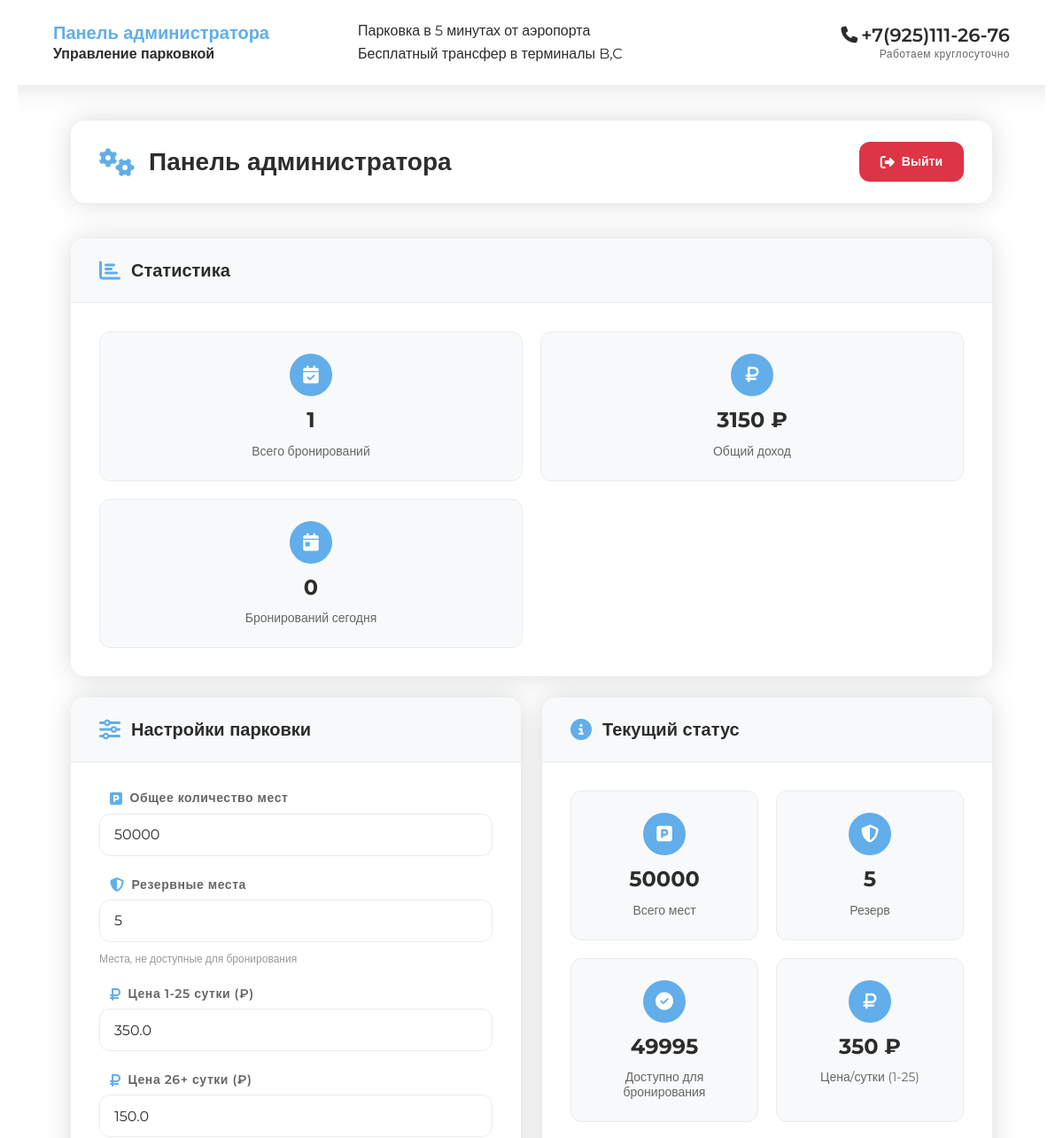
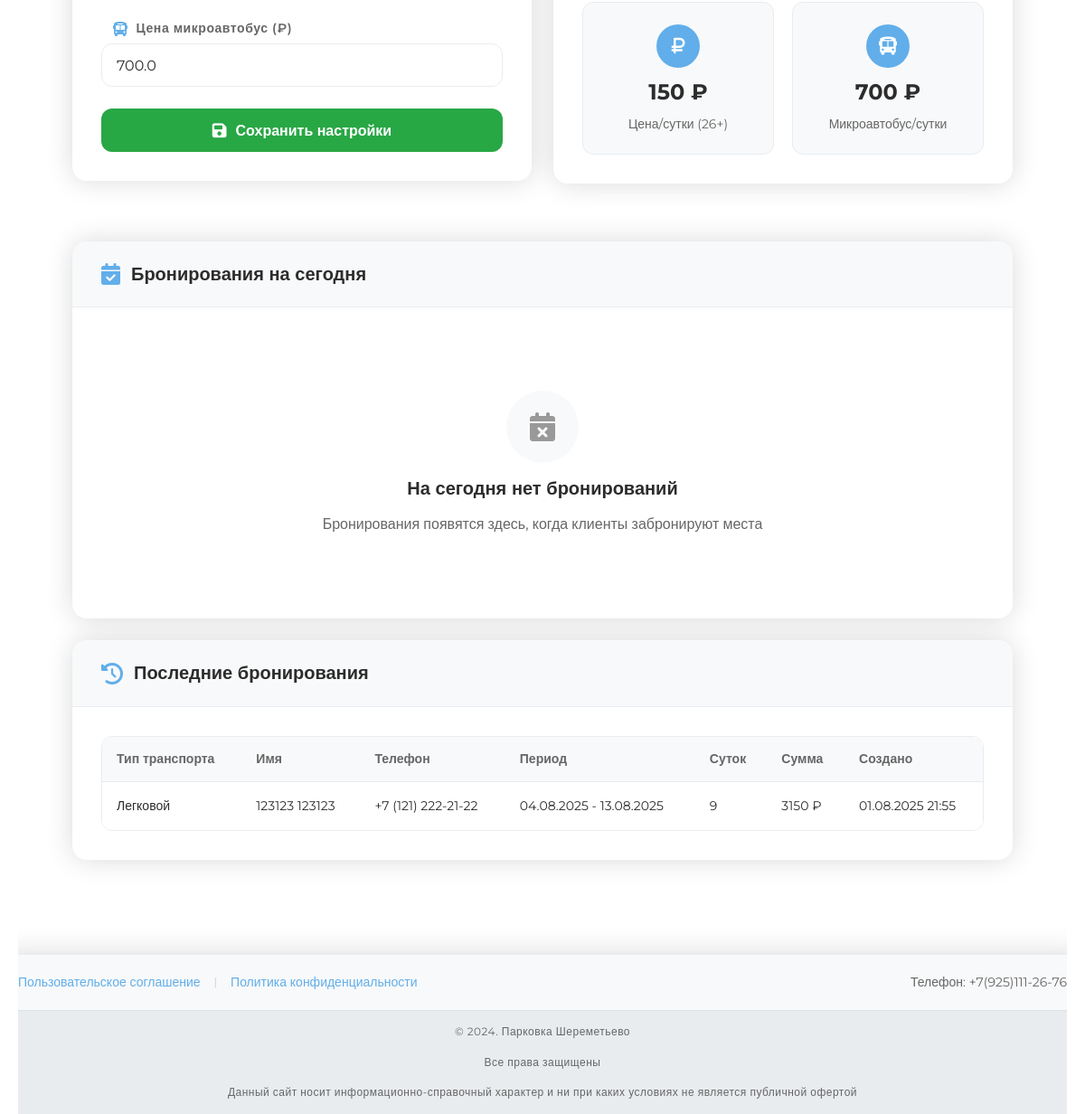
Before: /admin (signed in) with the older database file (2 pictures, top to bottom).
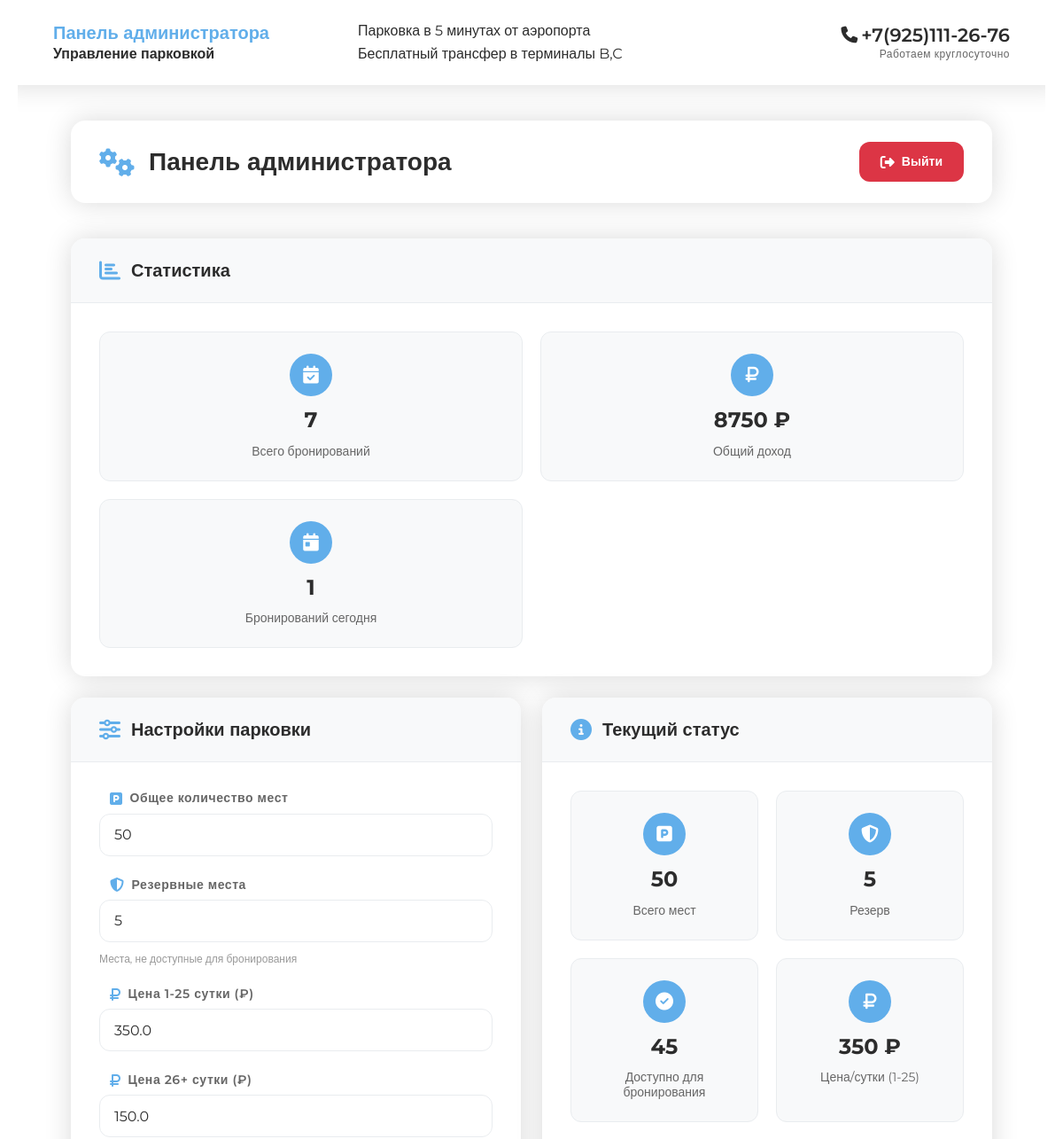
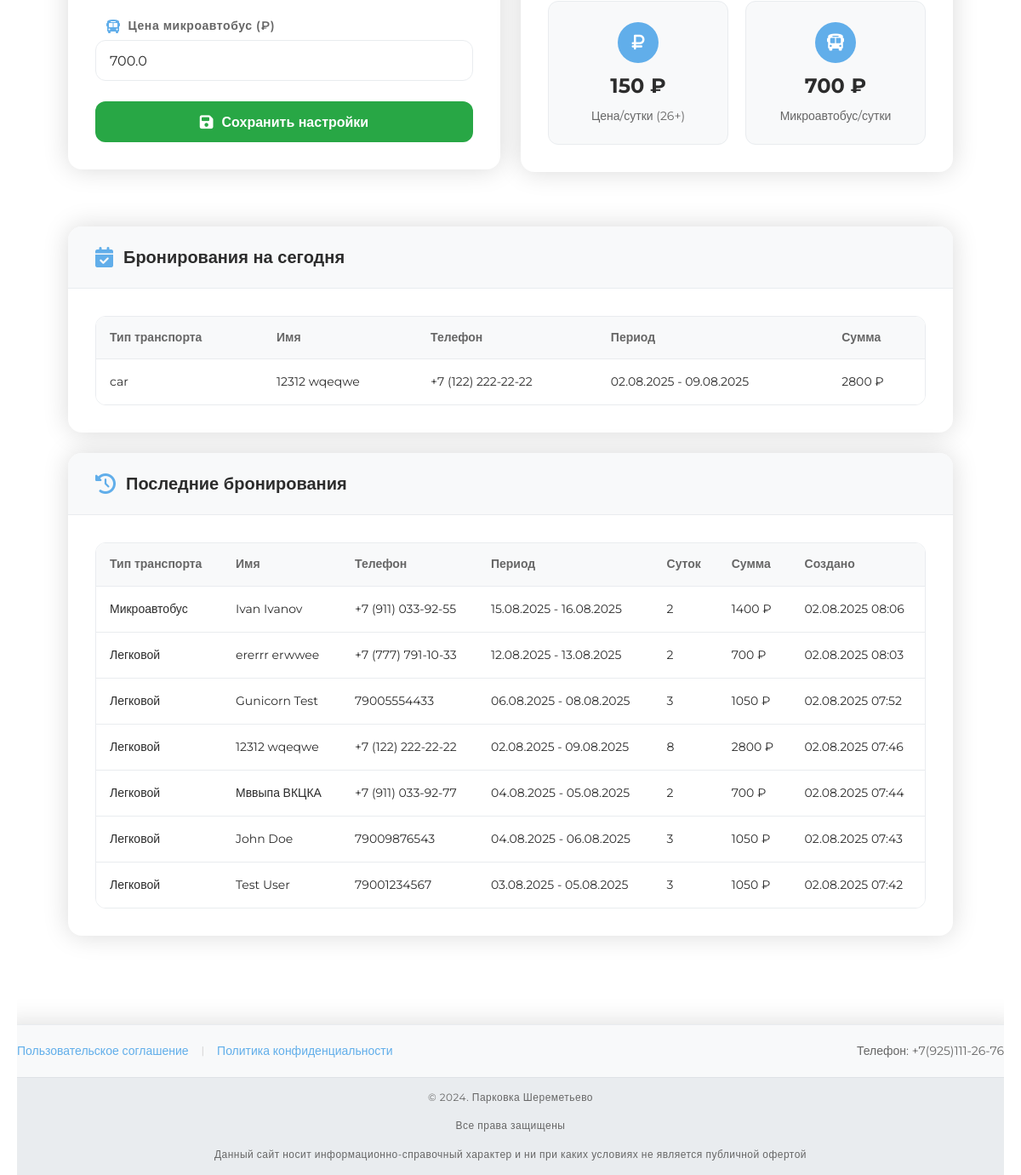
After: the same page with the newer database file (2 pictures, top to bottom).
### models.py (models this page shows, shortened)
class ParkingSettings(db.Model):
    id = db.Column(db.Integer, primary_key=True)
    total_spots = db.Column(db.Integer, nullable=False, default=50)
    reserve_spots = db.Column(db.Integer, nullable=False, default=5)
    daily_price_1_25 = db.Column(db.Float, nullable=False, default=350.0)  # 1-25 сутки
    daily_price_26_plus = db.Column(db.Float, nullable=False, default=150.0)  # 26+ сутки
    minibus_price = db.Column(db.Float, nullable=False, default=700.0)  # Микроавтобус
    created_at = db.Column(db.DateTime, default=datetime.utcnow)
    updated_at = db.Column(db.DateTime, default=datetime.utcnow, onupdate=datetime.utcnow)

class Booking(db.Model):
    id = db.Column(db.Integer, primary_key=True)
    first_name = db.Column(db.String(100), nullable=False)
    last_name = db.Column(db.String(100), nullable=False)
    phone = db.Column(db.String(20), nullable=False)
    vehicle_type = db.Column(db.String(20), nullable=False, default='car')  # car или minibus
    start_date = db.Column(db.Date, nullable=False)
    end_date = db.Column(db.Date, nullable=False)
    total_days = db.Column(db.Integer, nullable=False)
    total_amount = db.Column(db.Float, nullable=False)
    created_at = db.Column(db.DateTime, default=datetime.utcnow)
    updated_at = db.Column(db.DateTime, default=datetime.utcnow, onupdate=datetime.utcnow)

### routes.py (the view, shortened to what this page needs)
@app.route('/admin')
def admin_panel():
    if not session.get('admin_logged_in'):
        return redirect(url_for('admin_login'))
    settings = ParkingSettings.query.first()
    today = date.today()
    today_bookings = Booking.query.filter(
        Booking.start_date <= today,
        Booking.end_date >= today
    ).order_by(Booking.start_date).all()
    recent_bookings = Booking.query.order_by(Booking.created_at.desc()).limit(20).all()
    total_bookings = Booking.query.count()
    total_revenue = db.session.query(db.func.sum(Booking.total_amount)).scalar() or 0
    return render_template('admin.html',
                         settings=settings,
                         today_bookings=today_bookings,
                         recent_bookings=recent_bookings,
                         total_bookings=total_bookings,
                         total_revenue=total_revenue)

### templates/admin.html (shortened to what the changed rows need)
{% extends "base.html" %}
{% block content %}
<div class="main-container">
  <header class="main-header">
    <div class="header-content">
      <div class="header-left">
        <div class="header-title">
          <h1>Панель администратора</h1>
        </div>
      </div>
    </div>
  </header>
  <div class="main-content">
    <div class="admin-panel-header">
      <div class="admin-header-content">
        <div class="admin-title">
          <h2>Панель администратора</h2>
        </div>
      </div>
    </div>
    <div class="admin-section full-width">
      <div class="section-card">
        <div class="section-content">
          <div class="metrics-grid">
            <div class="metric-item">
              <div class="metric-icon">
                <i class="fas fa-calendar-check"></i>
              </div>
              <div class="metric-value">{{ total_bookings }}</div>
              <div class="metric-label">Всего бронирований</div>
            </div>
            <div class="metric-item">
              <div class="metric-icon">
                <i class="fas fa-ruble-sign"></i>
              </div>
              <div class="metric-value">{{ "%.0f"|format(total_revenue) }} ₽</div>
              <div class="metric-label">Общий доход</div>
            </div>
            <div class="metric-item">
              <div class="metric-icon">
                <i class="fas fa-calendar-day"></i>
              </div>
              <div class="metric-value">{{ today_bookings|length }}</div>
              <div class="metric-label">Бронирований сегодня</div>
            </div>
          </div>
        </div>
      </div>
    </div>
    <div class="admin-sections">
      <div class="admin-section">
        <div class="section-card">
          <div class="section-content">
            <form method="POST" action="{{ url_for('update_settings') }}" class="settings-form">
              <div class="form-group">
                <label for="total_spots">
                  <i class="fas fa-parking"></i>
                  <span>Общее количество мест</span>
                </label>
                <input type="number" id="total_spots" name="total_spots"
                       value="{{ settings.total_spots }}" min="1" required>
              </div>
              <div class="form-group">
                <label for="reserve_spots">
                  <i class="fas fa-shield-alt"></i>
                  <span>Резервные места</span>
                </label>
                <input type="number" id="reserve_spots" name="reserve_spots"
                       value="{{ settings.reserve_spots }}" min="0" required>
                <div class="form-hint">Места, не доступные для бронирования</div>
              </div>
              <div class="form-group">
                <label for="daily_price_1_25">
                  <i class="fas fa-ruble-sign"></i>
                  <span>Цена 1-25 сутки (₽)</span>
                </label>
                <input type="number" id="daily_price_1_25" name="daily_price_1_25"
                       value="{{ settings.daily_price_1_25 }}" min="0" step="0.01" required>
              </div>
              <div class="form-group">
                <label for="daily_price_26_plus">
                  <i class="fas fa-ruble-sign"></i>
                  <span>Цена 26+ сутки (₽)</span>
                </label>
                <input type="number" id="daily_price_26_plus" name="daily_price_26_plus"
                       value="{{ settings.daily_price_26_plus }}" min="0" step="0.01" required>
              </div>
              <div class="form-group">
                <label for="minibus_price">
                  <i class="fas fa-bus"></i>
                  <span>Цена микроавтобус (₽)</span>
                </label>
                <input type="number" id="minibus_price" name="minibus_price"
                       value="{{ settings.minibus_price }}" min="0" step="0.01" required>
              </div>
            </form>
          </div>
        </div>
      </div>
      <div class="admin-section">
        <div class="section-card">
          <div class="section-content">
            <div class="metrics-grid">
              <div class="metric-item">
                <div class="metric-icon">
                  <i class="fas fa-parking"></i>
                </div>
                <div class="metric-value">{{ settings.total_spots }}</div>
                <div class="metric-label">Всего мест</div>
              </div>
              <div class="metric-item">
                <div class="metric-icon">
                  <i class="fas fa-shield-alt"></i>
                </div>
                <div class="metric-value">{{ settings.reserve_spots }}</div>
                <div class="metric-label">Резерв</div>
              </div>
              <div class="metric-item">
                <div class="metric-icon">
                  <i class="fas fa-check-circle"></i>
                </div>
                <div class="metric-value">{{ settings.total_spots - settings.reserve_spots }}</div>
                <div class="metric-label">Доступно для бронирования</div>
              </div>
              <div class="metric-item">
                <div class="metric-icon">
                  <i class="fas fa-ruble-sign"></i>
                </div>
                <div class="metric-value">{{ "%.0f"|format(settings.daily_price_1_25) }} ₽</div>
                <div class="metric-label">Цена/сутки (1-25)</div>
              </div>
              <div class="metric-item">
                <div class="metric-icon">
                  <i class="fas fa-ruble-sign"></i>
                </div>
                <div class="metric-value">{{ "%.0f"|format(settings.daily_price_26_plus) }} ₽</div>
                <div class="metric-label">Цена/сутки (26+)</div>
              </div>
              <div class="metric-item">
                <div class="metric-icon">
                  <i class="fas fa-bus"></i>
                </div>
                <div class="metric-value">{{ "%.0f"|format(settings.minibus_price) }} ₽</div>
                <div class="metric-label">Микроавтобус/сутки</div>
              </div>
            </div>
          </div>
        </div>
      </div>
    </div>
    <div class="admin-section full-width">
      <div class="section-card">
        <div class="section-content">
          {% if today_bookings %}
          <div class="table-container">
            <table class="admin-table">
              <thead>
                <tr>
                  <th>Тип транспорта</th>
                  <th>Имя</th>
                  <th>Телефон</th>
                  <th>Период</th>
                  <th>Сумма</th>
                </tr>
              </thead>
              <tbody>
                {% for booking in today_bookings %}
                <tr>
                  <td>{{ booking.vehicle_type }}</td>
                  <td>{{ booking.first_name }} {{ booking.last_name }}</td>
                  <td>{{ booking.phone }}</td>
                  <td>{{ booking.start_date.strftime('%d.%m.%Y') }} - {{ booking.end_date.strftime('%d.%m.%Y') }}</td>
                  <td>{{ "%.0f"|format(booking.total_amount) }} ₽</td>
                </tr>
                {% endfor %}
              </tbody>
            </table>
          </div>
          {% else %}
          <div class="empty-state">
            <div class="empty-icon">
              <i class="fas fa-calendar-times"></i>
            </div>
            <h4>На сегодня нет бронирований</h4>
            <p>Бронирования появятся здесь, когда клиенты забронируют места</p>
          </div>
          {% endif %}
        </div>
      </div>
    </div>
    <div class="admin-section full-width">
      <div class="section-card">
        <div class="section-content">
          {% if recent_bookings %}
          <div class="table-container">
            <table class="admin-table">
              <thead>
                <tr>
                  <th>Тип транспорта</th>
                  <th>Имя</th>
                  <th>Телефон</th>
                  <th>Период</th>
                  <th>Суток</th>
                  <th>Сумма</th>
                  <th>Создано</th>
                </tr>
              </thead>
              <tbody>
                {% for booking in recent_bookings %}
                <tr>
                  <td>
                    {% if booking.vehicle_type == 'minibus' %}
                      Микроавтобус
                    {% else %}
                      Легковой
                    {% endif %}
                  </td>
                  <td>{{ booking.first_name }} {{ booking.last_name }}</td>
                  <td>{{ booking.phone }}</td>
                  <td>{{ booking.start_date.strftime('%d.%m.%Y') }} - {{ booking.end_date.strftime('%d.%m.%Y') }}</td>
                  <td>{{ booking.total_days }}</td>
                  <td>{{ "%.0f"|format(booking.total_amount) }} ₽</td>
                  <td>{{ booking.created_at.strftime('%d.%m.%Y %H:%M') }}</td>
                </tr>
                {% endfor %}
              </tbody>
            </table>
          </div>
          {% endif %}
        </div>
      </div>
    </div>
  </div>
{% endblock %}

Changed rows visible on the page:
removed Booking: vehicle_type "Легковой", first_name "123123", last_name "123123", phone "+7 (121) 222-21-22", start_date "04.08.2025", end_date "13.08.2025", total_days "9", total_amount "3150", created_at "01.08.2025 21:55", shown under "Последние бронирования"
changed ParkingSettings: total_spots "50000" → "50"; settings.total_spots-settings.reserve_spots "49995" → "45"
added Booking: vehicle_type "car", first_name "12312", last_name "wqeqwe", phone "+7 (122) 222-22-22", start_date "02.08.2025", end_date "09.08.2025", total_amount "2800", shows "Легковой", total_days "8", created_at "02.08.2025 07:46"
added Booking: vehicle_type "Микроавтобус", first_name "Ivan", last_name "Ivanov", phone "+7 (911) 033-92-55", start_date "15.08.2025", end_date "16.08.2025", total_days "2", total_amount "1400", created_at "02.08.2025 08:06", shown under "Последние бронирования"
added Booking: vehicle_type "Легковой", first_name "ererrr", last_name "erwwee", phone "+7 (777) 791-10-33", start_date "12.08.2025", end_date "13.08.2025", total_days "2", total_amount "700", created_at "02.08.2025 08:03", shown under "Последние бронирования"
added Booking: vehicle_type "Легковой", first_name "Gunicorn", last_name "Test", phone "79005554433", start_date "06.08.2025", end_date "08.08.2025", total_days "3", total_amount "1050", created_at "02.08.2025 07:52", shown under "Последние бронирования"
added Booking: vehicle_type "Легковой", first_name "Мввыпа", last_name "ВКЦКА", phone "+7 (911) 033-92-77", start_date "04.08.2025", end_date "05.08.2025", total_days "2", total_amount "700", created_at "02.08.2025 07:44", shown under "Последние бронирования"
added Booking: vehicle_type "Легковой", first_name "John", last_name "Doe", phone "79009876543", start_date "04.08.2025", end_date "06.08.2025", total_days "3", total_amount "1050", created_at "02.08.2025 07:43", shown under "Последние бронирования"
added Booking: vehicle_type "Легковой", first_name "Test", last_name "User", phone "79001234567", start_date "03.08.2025", end_date "05.08.2025", total_days "3", total_amount "1050", created_at "02.08.2025 07:42", shown under "Последние бронирования"
Other visible differences:
{{ total_bookings }}: "1" → "7"
{{ "%.0f"|format(total_revenue) }}: "3150" → "8750"
{{ today_bookings|length }}: "0" → "1"
text no longer shown: "На сегодня нет бронирований Бронирования появятся здесь, когда клиенты забронируют места"
text now shown: "Тип транспорта Имя Телефон Период Сумма"
